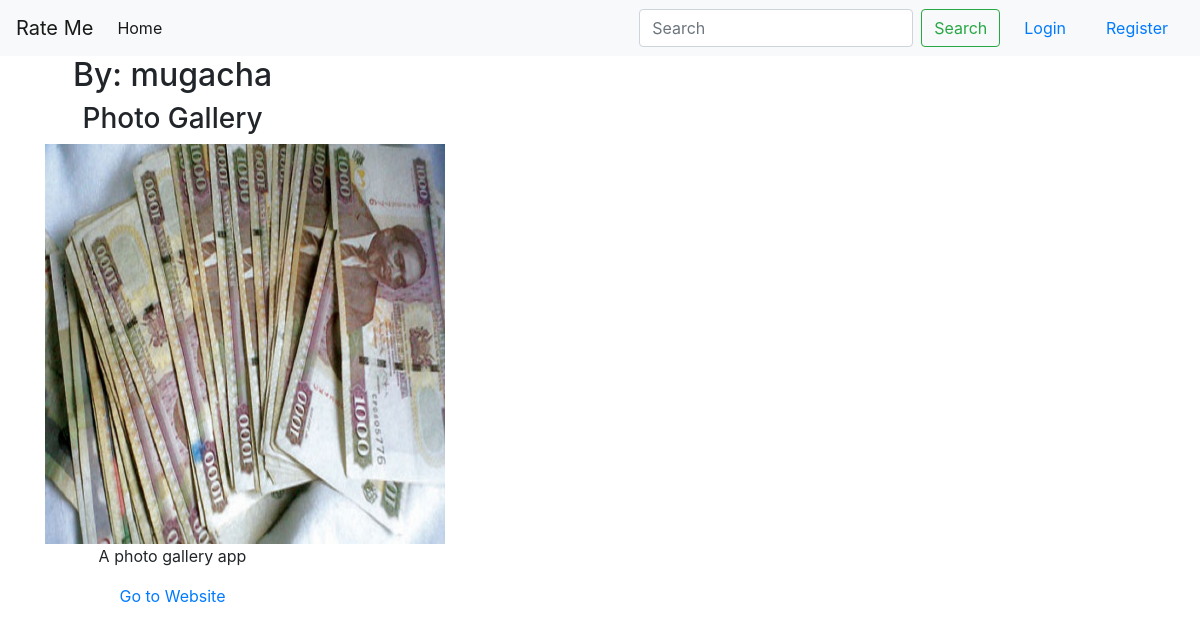
Screenshot of /project_detail/1/ with the database file from the repository.
### projects/models.py (models this page shows, shortened)
class Project(models.Model):
    title = models.CharField(max_length=100)
    image = models.ImageField(blank=False, upload_to='project_pics')
    description = models.TextField()
    link = models.URLField(
        max_length=128,
        db_index=True,
        unique=True,
        blank=True
    )
    author = models.ForeignKey(User, on_delete=models.CASCADE)

### projects/views.py (the view)
# urls.py: path('project_detail/<int:pk>/', views.ProjectDetailView.as_view(), name='project-detail'),
class ProjectDetailView(DetailView):
    model = Project

### templates/projects/project_detail.html
{% extends 'rateme/base.html' %}
{% block content %}
    <div class="row">
        <div class="col-md-3" style="text-align: center">
            <h2>By: {{ object.author }}</h2>
            <h3>{{ object.title }}</h3>
            <a href="{% url 'project-detail'  object.id %}" target="_blank"><img
                    style="width: 400px; height: 400px; text-align: center"
                    src="{{ object.image.url }}"
                    alt="project image"></a>
            <p>
                {{ object.description }}
            </p>
            <a href="{{ object.link }}">Go to Website</a>
        </div>
    </div>
{% endblock content %}

### rows the page displays
Project: author "mugacha", title "Photo Gallery", image (picture), description "A photo gallery app"
